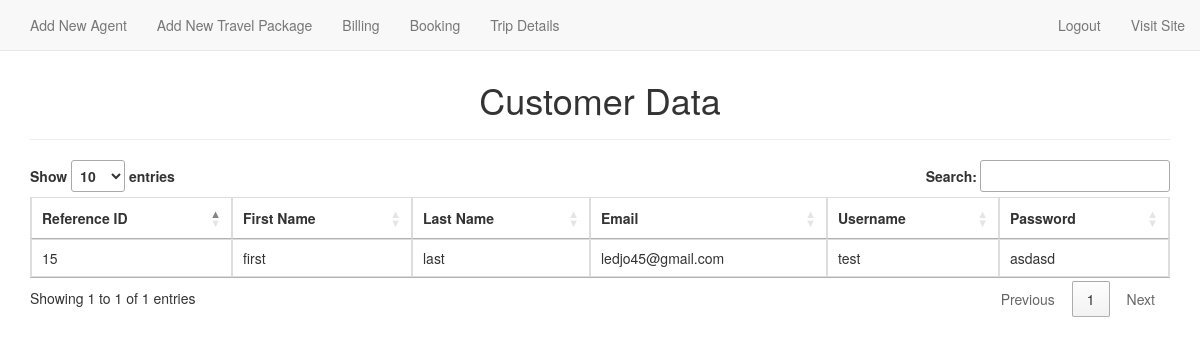
The app's page /trip_details.php with its own data.
### tables this page shows
CREATE TABLE `client` (
  `user_id` int(11) NOT NULL,
  `first_name` varchar(255) NOT NULL,
  `last_name` varchar(255) NOT NULL,
  `email` varchar(255) NOT NULL,
  `username` varchar(255) NOT NULL,
  `password` varchar(255) NOT NULL,
  `admin` int(11) NOT NULL
);

### trip_details.php (the view, shortened to what this page needs)
<?php
     $connection= mysqli_connect('localhost','root','','brontetravelagency');
    $select_query="SELECT * FROM `client`";
    $result= mysqli_query($connection,$select_query);
?>
<!DOCTYPE html>
<html lang="en">
<head>
    <link href="http://maxcdn.bootstrapcdn.com/bootstrap/3.2.0/css/bootstrap.min.css" rel="stylesheet">
    <link rel="stylesheet" href="http://cdn.datatables.net/1.10.2/css/jquery.dataTables.min.css">
    <link rel="stylesheet" href="sweetalert2/sweetalert2.css">
    <link rel="stylesheet" href="animate.css">
    <link rel="stylesheet" href="style.css">
</head>
<body>
    <?php include 'navbar_admin.php'; ?>
    <br><br>
    <div class="container">
        <div class="row">
            <div class="col-md-12">
                <div class="page-header">
                    <h1 style="text-align: center;">Customer Data</h1>
                </div>
                <table id="myTable" class="table table-bordered animated rubberBand">
                    <thead>
                        <th>Reference ID </th>
                        <th>First Name</th>
                        <th>Last Name</th>
                        <th>Email</th>
                        <th>Username</th>
                        <th>Password</th>
                    </thead>
                    <tbody>
                        <?php while($row=mysqli_fetch_assoc($result)){ ?>
                        <tr>
                            <td><?php echo $row['user_id']; ?></td>
                            <td><?php echo $row['first_name']; ?></td>
                            <td><?php echo $row['last_name']; ?></td>
                            <td><?php echo $row['email']; ?></td>
                            <td><?php echo $row['username']; ?></td>
                             <td><?php echo $row['password']; ?></td>
                        </tr>
                        <?php } ?>
                    </tbody>
                </table>
            </div>
        </div>
    </div>
</body>
</html>

### records on screen
client: user_id "15", first_name "first", last_name "last", email "ledjo45@gmail.com", username "test", password "asdasd"
